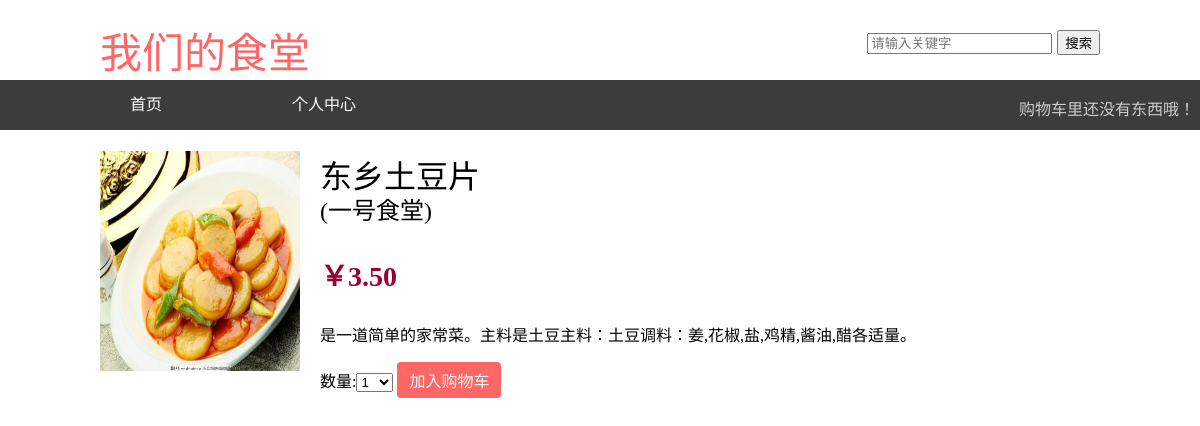
Page /10/no1_4/ on the committed database.
### rank/models.py (models this page shows, shortened)
class Product(models.Model):
    restaurant = models.ForeignKey(Restaurant,
                                 related_name='products')
    name = models.CharField(max_length=200, db_index=True)
    slug = models.SlugField(max_length=200, db_index=True)
    image = models.ImageField(upload_to='products/%Y/%m/%d',
                              blank=True)
    description = models.TextField(blank=True)
    price = models.DecimalField(max_digits=10, decimal_places=2)
    stock = models.PositiveIntegerField()
    available = models.BooleanField(default=True)
    created = models.DateTimeField(auto_now_add=True)
    updated = models.DateTimeField(auto_now=True)
    grade = models.FloatField(default=0.00)
    myrank = models.FloatField(default=0.00)
    class Meta:
        ordering = ('name',)
        index_together = (('id', 'slug'),)

class Restaurant(models.Model):
	 name = models.CharField(max_length=200,
							      db_index=True)
	 slug = models.SlugField(max_length=200,
	                        db_index=True,
							       unique=True)
	 class Meta:
		  ordering = ('name',)
		  verbose_name = 'restaurant'
		  verbose_name_plural = 'restaurants'
	 def __str__(self):
		  return self.name
	 def get_absolute_url(self):
		  return reverse('rank:product_list_by_restaurant',
                        args=[self.slug])

### rank/views.py (the view)
def product_detail(request, id, slug):
    product = get_object_or_404(Product,
                                id=id,
                                slug=slug,
                                available=True)
    cart_product_form = CartAddProductForm()
    return render(request,
                  'rank/product/detail.html',
                  {'product': product,
                   'cart_product_form': cart_product_form})

### cart/forms.py
class CartAddProductForm(forms.Form):
    quantity = forms.TypedChoiceField(
                choices=PRODUCT_QUANTITY_CHOICES,
                coerce=int,
                label = "数量")
    update = forms.BooleanField(required=False,
                initial=False,
                widget=forms.HiddenInput)

### rank/templates/rank/product/detail.html (shortened to what this page needs)
{% extends "rank/base.html" %}
{% load static %}
{% block content %}
    <div class="product-detail">
        <img class="my-img2" src="{% if product.image %}{{ product.image.url }}{% else %}{% static "img/no_image.png" %}{% endif %}">
        <h1>{{ product.name }}</h1>
        <h2><a href="{{ product.restaurant.get_absolute_url }}">({{ product.restaurant }})</a></h2>
        <p class="price">￥{{ product.price }}</p>
            {{ product.description|linebreaks }}
    </div>
<form action="{% url "cart:cart_add" product.id %}" method="post">
{{ cart_product_form }}
<input type="submit" value="加入购物车">
</form>
{% endblock %}

### rank/static/css/base.css (style rules this page uses)
.my-img2 { width: 330px; height: 220px; }
body { margin:0; padding:0; font-family:helvetica, sans-serif; }
h1 { font-family:宋体; font-weight:normal; height:30px; }
h2 { font-family:宋体; font-weight:normal; }
a { text-decoration:none; color:#000000; font-family:宋体; margin-left:0; }
a.button, input[type="submit"] { color:#ffffff; background:#ff6666; border-radius:4px; padding:6px 12px; font-size:16px; border:0; }
.product-detail { text-align:justify; }
.product-detail .price { color:#990033; font-size:28px; font-weight:bold; }
.product-detail img { width:20%; float:left; padding:0 20px 20px 0; }
.product-detail h1 { margin-bottom:0; }
.product-detail h2 { margin-top:10px; }

### rows in the picture
Product: image (picture), name "东乡土豆片", restaurant "一号食堂", price "3.50", description "是一道简单的家常菜。主料是土豆主料：土豆调料：姜,花椒,盐,鸡精,酱油,醋各适量。"
